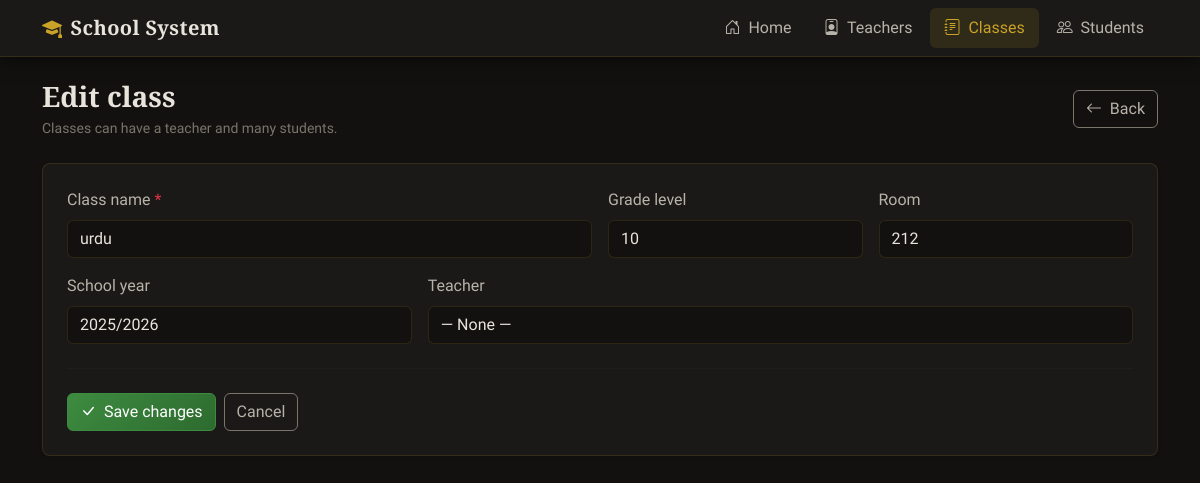
Page /classes/1/edit on the committed database.
### database.py (models this page shows)
class Class(db.Model):
    __tablename__ = "classes"
    id = db.Column(db.Integer, primary_key=True)
    name = db.Column(db.String(120), nullable=False)
    grade_level = db.Column(db.String(20), nullable=True)
    capacity = db.Column(db.Integer, nullable=False, default=CLASS_CAPACITY, server_default=db.text("20"))
    room = db.Column(db.String(20), nullable=True)
    school_year = db.Column(db.String(20), nullable=True)  # e.g. "2025/2026"
    created_at = db.Column(db.DateTime, nullable=False, default=datetime.utcnow)
    teacher_id = db.Column(db.Integer, db.ForeignKey("teachers.id", ondelete="SET NULL"), nullable=True, index=True)
    teacher = db.relationship("Teacher", back_populates="classes")
    students = db.relationship("Student", back_populates="class_", cascade="all, delete", passive_deletes=True)

### app.py (the view, shortened to what this page needs)
@app.route("/classes/<int:class_id>/edit", methods=["GET", "POST"])
def classes_edit(class_id: int):
    class_ = Class.query.get_or_404(class_id)
    teachers = Teacher.query.order_by(Teacher.last_name.asc()).all()
    return render_template("classes/form.html", class_=class_, mode="edit", teachers=teachers)

### templates/classes/form.html (shortened to what this page needs)
{% extends "base.html" %}
{% block content %}
<div class="d-flex flex-column flex-md-row justify-content-between align-items-stretch align-items-md-center gap-2 gap-md-0 mb-4 page-header-wrap">
  <div>
    <h1 class="h3 mb-1 fw-bold">{{ 'New class' if mode == 'create' else 'Edit class' }}</h1>
    <p class="text-muted small mb-0">Classes can have a teacher and many students.</p>
  </div>
  <a class="btn btn-outline-secondary" href="{{ url_for('classes_list') }}"><i class="bi bi-arrow-left me-1"></i> Back</a>
</div>
<div class="card border-0 shadow-sm">
  <div class="card-body p-4">
    <form method="post" class="needs-validation" novalidate>
      <div class="row g-3">
        <div class="col-12 col-md-6">
          <label class="form-label" for="class-name">Class name <span class="text-danger">*</span></label>
          <input class="form-control" id="class-name" name="name" value="{{ class_.name if class_ else '' }}" required placeholder="e.g. Math 101" />
        </div>
        <div class="col-6 col-md-3">
          <label class="form-label" for="class-grade">Grade level</label>
          <input class="form-control" id="class-grade" name="grade_level" value="{{ class_.grade_level if class_ else '' }}" placeholder="e.g. 10" />
        </div>
        <div class="col-6 col-md-3">
          <label class="form-label" for="class-room">Room</label>
          <input class="form-control" id="class-room" name="room" value="{{ class_.room if class_ else '' }}" placeholder="e.g. B12" />
        </div>
        <div class="col-12 col-md-4">
          <label class="form-label" for="class-year">School year</label>
          <input class="form-control" id="class-year" name="school_year" value="{{ class_.school_year if class_ else '' }}" placeholder="e.g. 2025/2026" />
        </div>
        <div class="col-12 col-md-8">
          <label class="form-label" for="class-teacher">Teacher</label>
          <select class="form-select" id="class-teacher" name="teacher_id">
            <option value="">— None —</option>
          </select>
        </div>
      </div>
      <hr class="my-4" />
      <div class="d-flex flex-wrap gap-2">
        <button class="btn btn-success" type="submit">
          <i class="bi bi-{{ 'plus-lg' if mode == 'create' else 'check-lg' }} me-1"></i>
          {{ 'Create class' if mode == 'create' else 'Save changes' }}
        </button>
        <a class="btn btn-outline-secondary" href="{{ url_for('classes_list') }}">Cancel</a>
      </div>
    </form>
  </div>
</div>
{% endblock %}

### static/css/variables.css (style rules this page uses)
:root { --nav-height: 56px; --transition-fast: 0.15s ease; --shadow-sm: 0 0.125rem 0.25rem rgba(0, 0, 0, 0.075); --shadow-md: 0 0.5rem 1rem rgba(0, 0, 0, 0.1); --shadow-hover: 0 0.75rem 1.5rem rgba(0, 0, 0, 0.12); }

### static/css/layout.css (style rules this page uses)
html { scroll-behavior: smooth; }
body { min-height: 100vh; padding-top: var(--nav-height); }

### static/css/components.css (style rules this page uses)
.btn { transition: transform var(--transition-fast), box-shadow var(--transition-fast); }
.card { border: none; box-shadow: var(--shadow-sm); transition: box-shadow var(--transition-fast), transform var(--transition-fast); }

### static/css/theme.css (style rules this page uses)
:root { --nav-height: 56px; --transition-fast: 0.2s cubic-bezier(0.4, 0, 0.2, 1); --transition-smooth: 0.4s cubic-bezier(0.4, 0, 0.2, 1); --transition-slow: 0.6s cubic-bezier(0.4, 0, 0.2, 1); --bg-deep: #0c0b0a; --bg-main: #121110; --bg-surface: #1a1918; --bg-elevated: #232220; --bg-hover: #2a2927; --text-primary: #e8e4dc; --text-secondary: #b8b3a8; --text-muted: #7a756b; --accent-gold: #c9a227; --accent-gold-light: #d4af37; --accent-gold-dim: rgba(201, 162, 39, 0.25); --accent-gold-subtle: rgba(201, 162, 39, 0.12); --border-subtle: rgba(201, 162, 39, 0.15); --border-accent: rgba(201, 162, 39, 0.35); --shadow-sm: 0 2px 8px rgba(0, 0, 0, 0.4); --shadow-md: 0 4px 16px rgba(0, 0, 0, 0.5); --shadow-lg: 0 8px 32px rgba(0, 0, 0, 0.6); --shadow-glow: 0 0 24px rgba(201, 162, 39, 0.08); }
html { scroll-behavior: smooth; }
body { background: var(--bg-main); color: var(--text-primary); font-family: "Source Sans 3", -apple-system, BlinkMacSystemFont, sans-serif; min-height: 100vh; padding-top: var(--nav-height); }
h1, h2, h3, h4, h5, h6, .display-6, .lead { font-family: "Cormorant Garamond", Georgia, serif; }
main .row > [class*="col-"] { animation: fadeInUp 0.5s ease-out both; }
main .row > [class*="col-"]:nth-child(1) { animation-delay: 0.05s; }
main .row > [class*="col-"]:nth-child(2) { animation-delay: 0.1s; }
main .row > [class*="col-"]:nth-child(3) { animation-delay: 0.15s; }
main .row > [class*="col-"]:nth-child(4) { animation-delay: 0.2s; }
main .row > [class*="col-"]:nth-child(5) { animation-delay: 0.25s; }
.card, .bg-white { background: var(--bg-surface) !important; border: 1px solid var(--border-subtle) !important; border-radius: 0.5rem; box-shadow: var(--shadow-sm); color: var(--text-primary) !important; transition: all var(--transition-smooth); }
.card-body { color: var(--text-primary); }
.text-muted { color: var(--text-muted) !important; }
.btn { border-radius: 0.375rem; font-weight: 500; transition: all var(--transition-fast); }
.btn-outline-secondary { border-color: var(--text-muted); color: var(--text-secondary) !important; }
.btn-success { background: linear-gradient(135deg, #3d8b40 0%, #2d6b2f 100%); border-color: #3d8b40; }
a { color: var(--accent-gold); transition: color var(--transition-fast); }
.form-control, .form-select { background: var(--bg-main) !important; border: 1px solid var(--border-subtle); color: var(--text-primary) !important; transition: all var(--transition-fast); }
.form-control::placeholder { color: var(--text-muted); }
.form-label { color: var(--text-secondary); }
hr { border-color: var(--border-subtle) !important; }

### rows in the picture
Class: name "urdu", grade_level "10", room "212", school_year "2025/2026"

### other values in the picture
{{ 'New class' if mode == 'create' else 'Edit class' }} "Edit class"
{{ 'Create class' if mode == 'create' else 'Save changes' }} "Save changes"
